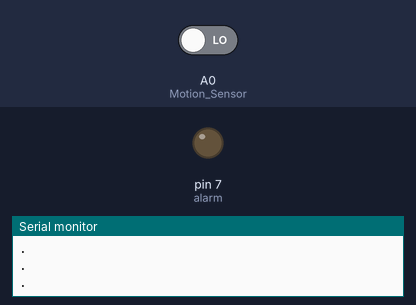
This sketch was run on a simulated Arduino Uno, built with avr-gcc and run on an emulated ATmega328P. Parts: output pins drawn as LEDs (lit = HIGH), the last lines printed to the serial monitor. Inputs (shaded band) come from the test bench; at power-on: A0 (Motion_Sensor) LOW. The modem accepts every AT command (registered, SIM ready, sends succeed) and sends nothing else.

Above: at 3.2 s.
3.3 s: A0 (Motion_Sensor) driven HIGH
At 4.1 s:
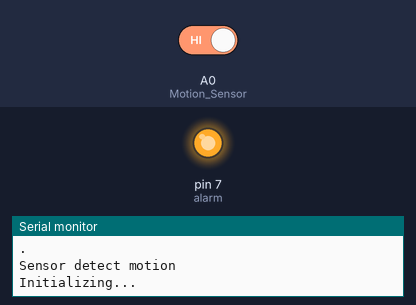
Timing chart, 0 to 45.3 s (numbered marks = the images above; inputs shaded):
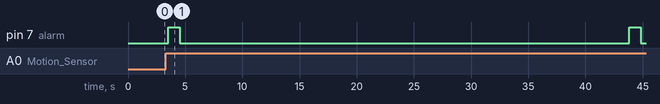

Measured:
- after the input at 3.3 s, pin 7 (alarm): alternates HIGH for 1.0 s and LOW for 39.3 s, starting after 0.23 s

The sketch:

gsm_project.ino
```cpp
#include <SoftwareSerial.h>

//Create software serial object to communicate with SIM800L
SoftwareSerial mySerial(3, 2); //SIM800L Tx & Rx is connected to Arduino #3 & #2

#define Motion_Sensor A0
const int  alarm = 7;

bool Sensor_State;

void setup()
{
  //Begin serial communication with Arduino and Arduino IDE (Serial Monitor)
  Serial.begin(9600);

  //Begin serial communication with Arduino and SIM800L
  mySerial.begin(9600);
  pinMode(alarm, OUTPUT);
  Serial.println("Initializing...");
  delay(1000);

  mySerial.println("AT"); //Once the handshake test is successful, i t will back to OK
  updateSerial();

  mySerial.println("ATH"); //hang up
  updateSerial();
}


void loop()
{
  Sensor_State = digitalRead(Motion_Sensor);   //We are constantly reading the button State

  if (Sensor_State == HIGH) {            //And if it's pressed
    Serial.println("Sensor detect motion");   //Shows this message on the serial monitor
    delay(200);                         //Small delay to avoid detecting the button press many times

    digitalWrite(alarm, HIGH);
    makeCall();                          //And this function is called

  }
  else {
    Serial.println(".");
    digitalWrite(alarm, LOW);
  }
}


void updateSerial()
{
  delay(500);
  while (Serial.available())
  {
    mySerial.write(Serial.read());//Forward what Serial received to Software Serial Port
  }

  while (mySerial.available())
  {
    Serial.write(mySerial.read());//Forward what Software Serial received to Serial Port
  }
}


void makeCall() {

  Serial.begin(9600);

  //Begin serial communication with Arduino and SIM800L
  mySerial.begin(9600);

  Serial.println("Initializing...");
  delay(1000);
  digitalWrite(alarm, LOW);
  mySerial.println("AT"); //Once the handshake test is successful, i t will back to OK
  updateSerial();
  mySerial.println("AT+CMGF=1");
  updateSerial();
  mySerial.println("AT+CMGS=\"+8801797750545 \"");
  updateSerial();
  mySerial.print("Warning !!! | Human Detected");
  updateSerial();

  mySerial.write(26);
  delay(15000);
  updateSerial();
  mySerial.println("AT");
  updateSerial();
  mySerial.println("ATD+ +8801797750545 ;"); //  change ZZ with country code and xxxxxxxxxxx with phone number to dial
  updateSerial();
  delay(20000); // wait for 20 seconds...
  mySerial.println("ATH"); //hang up
  updateSerial();

}
```
